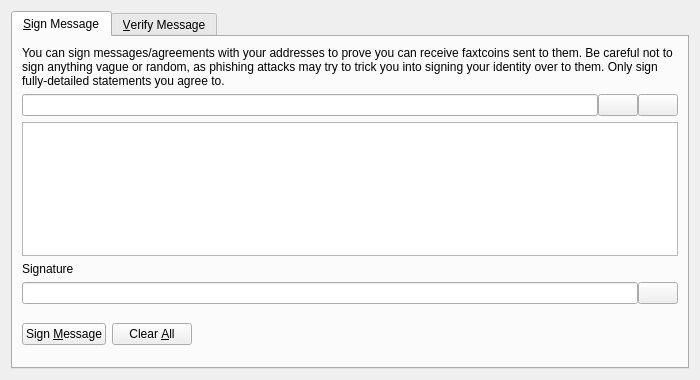
<?xml version="1.0" encoding="UTF-8"?>
<ui version="4.0">
 <class>SignVerifyMessageDialog</class>
 <widget class="QDialog" name="SignVerifyMessageDialog">
  <property name="geometry">
   <rect>
    <x>0</x>
    <y>0</y>
    <width>700</width>
    <height>380</height>
   </rect>
  </property>
  <property name="windowTitle">
   <string>Signatures - Sign / Verify a Message</string>
  </property>
  <property name="modal">
   <bool>true</bool>
  </property>
  <layout class="QVBoxLayout" name="verticalLayout">
   <item>
    <widget class="QTabWidget" name="tabWidget">
     <property name="currentIndex">
      <number>0</number>
     </property>
     <widget class="QWidget" name="tabSignMessage">
      <attribute name="title">
       <string>&amp;Sign Message</string>
      </attribute>
      <layout class="QVBoxLayout" name="verticalLayout_SM">
       <item>
        <widget class="QLabel" name="infoLabel_SM">
         <property name="text">
          <string>You can sign messages/agreements with your addresses to prove you can receive faxtcoins sent to them. Be careful not to sign anything vague or random, as phishing attacks may try to trick you into signing your identity over to them. Only sign fully-detailed statements you agree to.</string>
         </property>
         <property name="textFormat">
          <enum>Qt::PlainText</enum>
         </property>
         <property name="wordWrap">
          <bool>true</bool>
         </property>
        </widget>
       </item>
       <item>
        <layout class="QHBoxLayout" name="horizontalLayout_1_SM">
         <property name="spacing">
          <number>0</number>
         </property>
         <item>
          <widget class="QValidatedLineEdit" name="addressIn_SM">
           <property name="toolTip">
            <string>The Faxtcoin address to sign the message with</string>
           </property>
          </widget>
         </item>
         <item>
          <widget class="QPushButton" name="addressBookButton_SM">
           <property name="toolTip">
            <string>Choose previously used address</string>
           </property>
           <property name="text">
            <string/>
           </property>
           <property name="icon">
            <iconset resource="../bitcoin.qrc">
             <normaloff>:/icons/address-book</normaloff>:/icons/address-book</iconset>
           </property>
           <property name="shortcut">
            <string>Alt+A</string>
           </property>
           <property name="autoDefault">
            <bool>false</bool>
           </property>
          </widget>
         </item>
         <item>
          <widget class="QPushButton" name="pasteButton_SM">
           <property name="toolTip">
            <string>Paste address from clipboard</string>
           </property>
           <property name="text">
            <string/>
           </property>
           <property name="icon">
            <iconset resource="../bitcoin.qrc">
             <normaloff>:/icons/editpaste</normaloff>:/icons/editpaste</iconset>
           </property>
           <property name="shortcut">
            <string>Alt+P</string>
           </property>
           <property name="autoDefault">
            <bool>false</bool>
           </property>
          </widget>
         </item>
        </layout>
       </item>
       <item>
        <widget class="QPlainTextEdit" name="messageIn_SM">
         <property name="toolTip">
          <string>Enter the message you want to sign here</string>
         </property>
        </widget>
       </item>
       <item>
        <widget class="QLabel" name="signatureLabel_SM">
         <property name="text">
          <string>Signature</string>
         </property>
         <property name="textFormat">
          <enum>Qt::PlainText</enum>
         </property>
        </widget>
       </item>
       <item>
        <layout class="QHBoxLayout" name="horizontalLayout_2_SM">
         <property name="spacing">
          <number>0</number>
         </property>
         <item>
          <widget class="QLineEdit" name="signatureOut_SM">
           <property name="font">
            <font>
             <italic>true</italic>
            </font>
           </property>
           <property name="readOnly">
            <bool>true</bool>
           </property>
          </widget>
         </item>
         <item>
          <widget class="QPushButton" name="copySignatureButton_SM">
           <property name="toolTip">
            <string>Copy the current signature to the system clipboard</string>
           </property>
           <property name="text">
            <string/>
           </property>
           <property name="icon">
            <iconset resource="../bitcoin.qrc">
             <normaloff>:/icons/editcopy</normaloff>:/icons/editcopy</iconset>
           </property>
           <property name="autoDefault">
            <bool>false</bool>
           </property>
          </widget>
         </item>
        </layout>
       </item>
       <item>
        <layout class="QHBoxLayout" name="horizontalLayout_3_SM">
         <item>
          <widget class="QPushButton" name="signMessageButton_SM">
           <property name="toolTip">
            <string>Sign the message to prove you own this Faxtcoin address</string>
           </property>
           <property name="text">
            <string>Sign &amp;Message</string>
           </property>
           <property name="icon">
            <iconset resource="../bitcoin.qrc">
             <normaloff>:/icons/edit</normaloff>:/icons/edit</iconset>
           </property>
           <property name="autoDefault">
            <bool>false</bool>
           </property>
          </widget>
         </item>
         <item>
          <widget class="QPushButton" name="clearButton_SM">
           <property name="toolTip">
            <string>Reset all sign message fields</string>
           </property>
           <property name="text">
            <string>Clear &amp;All</string>
           </property>
           <property name="icon">
            <iconset resource="../bitcoin.qrc">
             <normaloff>:/icons/remove</normaloff>:/icons/remove</iconset>
           </property>
           <property name="autoDefault">
            <bool>false</bool>
           </property>
          </widget>
         </item>
         <item>
          <spacer name="horizontalSpacer_1_SM">
           <property name="orientation">
            <enum>Qt::Horizontal</enum>
           </property>
           <property name="sizeHint" stdset="0">
            <size>
             <width>40</width>
             <height>48</height>
            </size>
           </property>
          </spacer>
         </item>
         <item>
          <widget class="QLabel" name="statusLabel_SM">
           <property name="font">
            <font>
             <weight>75</weight>
             <bold>true</bold>
            </font>
           </property>
           <property name="text">
            <string/>
           </property>
           <property name="wordWrap">
            <bool>true</bool>
           </property>
          </widget>
         </item>
         <item>
          <spacer name="horizontalSpacer_2_SM">
           <property name="orientation">
            <enum>Qt::Horizontal</enum>
           </property>
           <property name="sizeHint" stdset="0">
            <size>
             <width>40</width>
             <height>48</height>
            </size>
           </property>
          </spacer>
         </item>
        </layout>
       </item>
      </layout>
     </widget>
     <widget class="QWidget" name="tabVerifyMessage">
      <attribute name="title">
       <string>&amp;Verify Message</string>
      </attribute>
      <layout class="QVBoxLayout" name="verticalLayout_VM">
       <item>
        <widget class="QLabel" name="infoLabel_VM">
         <property name="text">
          <string>Enter the receiver's address, message (ensure you copy line breaks, spaces, tabs, etc. exactly) and signature below to verify the message. Be careful not to read more into the signature than what is in the signed message itself, to avoid being tricked by a man-in-the-middle attack. Note that this only proves the signing party receives with the address, it cannot prove sendership of any transaction!</string>
         </property>
         <property name="textFormat">
          <enum>Qt::PlainText</enum>
         </property>
         <property name="alignment">
          <set>Qt::AlignLeading|Qt::AlignLeft|Qt::AlignTop</set>
         </property>
         <property name="wordWrap">
          <bool>true</bool>
         </property>
        </widget>
       </item>
       <item>
        <layout class="QHBoxLayout" name="horizontalLayout_1_VM">
         <property name="spacing">
          <number>0</number>
         </property>
         <item>
          <widget class="QValidatedLineEdit" name="addressIn_VM">
           <property name="toolTip">
            <string>The Faxtcoin address the message was signed with</string>
           </property>
          </widget>
         </item>
         <item>
          <widget class="QPushButton" name="addressBookButton_VM">
           <property name="toolTip">
            <string>Choose previously used address</string>
           </property>
           <property name="text">
            <string/>
           </property>
           <property name="icon">
            <iconset resource="../bitcoin.qrc">
             <normaloff>:/icons/address-book</normaloff>:/icons/address-book</iconset>
           </property>
           <property name="shortcut">
            <string>Alt+A</string>
           </property>
           <property name="autoDefault">
            <bool>false</bool>
           </property>
          </widget>
         </item>
        </layout>
       </item>
       <item>
        <widget class="QPlainTextEdit" name="messageIn_VM"/>
       </item>
       <item>
        <widget class="QValidatedLineEdit" name="signatureIn_VM"/>
       </item>
       <item>
        <layout class="QHBoxLayout" name="horizontalLayout_2_VM">
         <item>
          <widget class="QPushButton" name="verifyMessageButton_VM">
           <property name="toolTip">
            <string>Verify the message to ensure it was signed with the specified Faxtcoin address</string>
           </property>
           <property name="text">
            <string>Verify &amp;Message</string>
           </property>
           <property name="icon">
            <iconset resource="../bitcoin.qrc">
             <normaloff>:/icons/transaction_0</normaloff>:/icons/transaction_0</iconset>
           </property>
           <property name="autoDefault">
            <bool>false</bool>
           </property>
          </widget>
         </item>
         <item>
          <widget class="QPushButton" name="clearButton_VM">
           <property name="toolTip">
            <string>Reset all verify message fields</string>
           </property>
           <property name="text">
            <string>Clear &amp;All</string>
           </property>
           <property name="icon">
            <iconset resource="../bitcoin.qrc">
             <normaloff>:/icons/remove</normaloff>:/icons/remove</iconset>
           </property>
           <property name="autoDefault">
            <bool>false</bool>
           </property>
          </widget>
         </item>
         <item>
          <spacer name="horizontalSpacer_1_VM">
           <property name="orientation">
            <enum>Qt::Horizontal</enum>
           </property>
           <property name="sizeHint" stdset="0">
            <size>
             <width>40</width>
             <height>48</height>
            </size>
           </property>
          </spacer>
         </item>
         <item>
          <widget class="QLabel" name="statusLabel_VM">
           <property name="font">
            <font>
             <weight>75</weight>
             <bold>true</bold>
            </font>
           </property>
           <property name="text">
            <string/>
           </property>
           <property name="wordWrap">
            <bool>true</bool>
           </property>
          </widget>
         </item>
         <item>
          <spacer name="horizontalSpacer_2_VM">
           <property name="orientation">
            <enum>Qt::Horizontal</enum>
           </property>
           <property name="sizeHint" stdset="0">
            <size>
             <width>40</width>
             <height>48</height>
            </size>
           </property>
          </spacer>
         </item>
        </layout>
       </item>
      </layout>
     </widget>
    </widget>
   </item>
  </layout>
 </widget>
 <customwidgets>
  <customwidget>
   <class>QValidatedLineEdit</class>
   <extends>QLineEdit</extends>
   <header>qt/qvalidatedlineedit.h</header>
  </customwidget>
 </customwidgets>
 <resources>
  <include location="../bitcoin.qrc"/>
 </resources>
 <connections/>
</ui>
